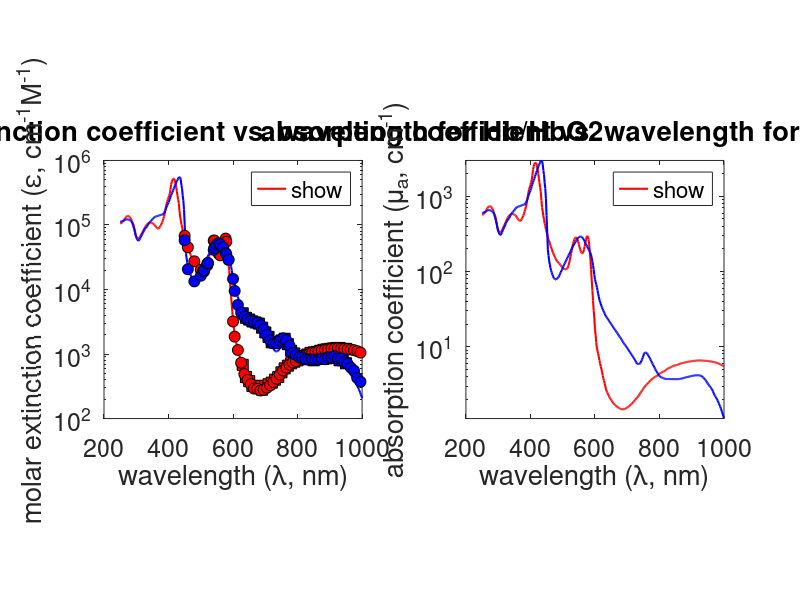
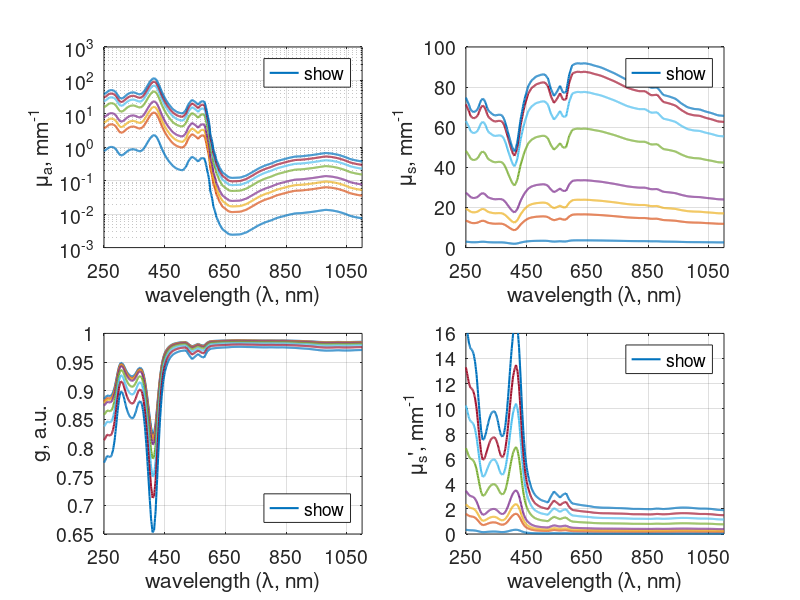
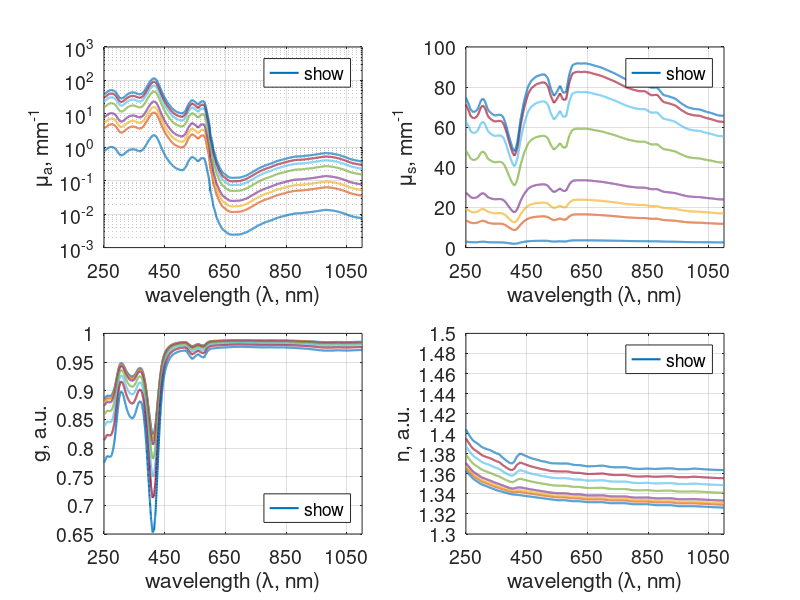
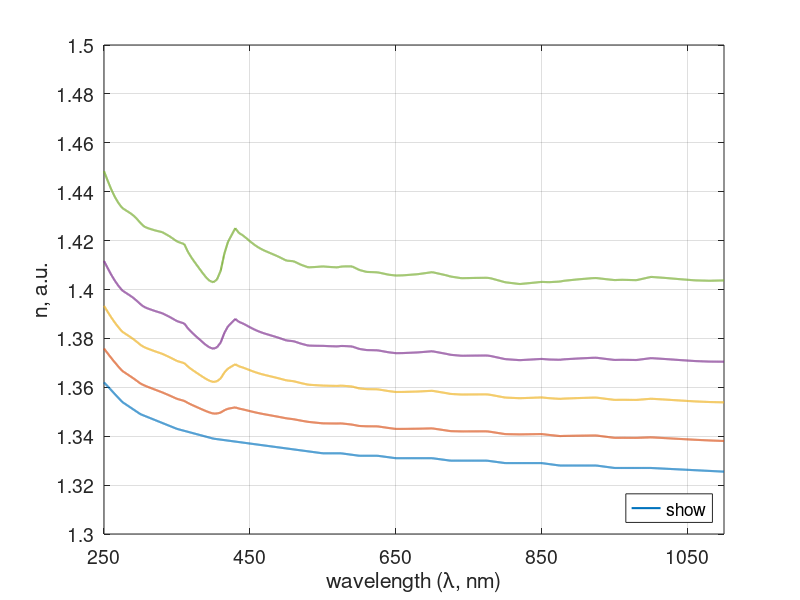

Source code (MATLAB) for these figures, in order:
function [] = Photon_36
% Repository group: 04_compression_beam_and_dpf
% Version role: primary simulation or study entry point
%
% Research note: This file is retained as a documented historical version.
% Review configuration, external data dependencies, and output paths before use.
%%
% Impact of Tumor/Signal on DPF/PPF Series Simulations
% this version: plot mua & mus vs lambda --from selected references for HB and HbO2
% https://omlc.org/spectra/hemoglobin/summary.html
% https://omlc.org/spectra/hemoglobin/
% W. B. Gratzer, Med. Res. Council Labs, Holly Hill, London
% N. Kollias, Wellman Laboratories, Harvard Medical School, Boston
%%
% Martina Meinke, Gerhard Müller, Jürgen Helfmann, and Moritz Friebel, "Empirical model functions to calculate hematocrit-dependent optical properties of human blood," Appl. Opt. 46, 1742-1753 (2007)
% Moritz Friebel and Martina Meinke, "Model function to calculate the refractive index of native hemoglobin in the wavelength range of 250-1100 nm dependent on concentration," Appl. Opt. 45, 2838-2842 (2006)
%%

clc
close all
format long



figure(1)
set_of_eps = calc_epsilon_Hb_HbO2;
eps_Moaveni = epsilon_Hb_HbO2_Moaveni;
eps_Takatani = epsilon_Hb_HbO2_Takatani;
subplot(1,2,1)
semilogy(set_of_eps(:,1),set_of_eps(:,2),'r','DisplayName','HbO2','LineWidth',1.5), hold on
semilogy(set_of_eps(:,1),set_of_eps(:,3),'b','DisplayName','Hb','LineWidth',1.5), hold on
% data - Moaveni
semilogy(eps_Moaveni(:,1),eps_Moaveni(:,2),'sr','DisplayName','HbO2/Moaveni','MarkerSize',8,'MarkerFaceColor','r','MarkerEdgeColor','k'), hold on
semilogy(eps_Moaveni(:,1),eps_Moaveni(:,3),'sb','DisplayName','Hb/Moaveni','MarkerSize',8,'MarkerFaceColor','b','MarkerEdgeColor','k'), hold on
% data - Takatani
semilogy(eps_Takatani(:,1),eps_Takatani(:,2),'or','DisplayName','HbO2/Takatani','MarkerSize',8,'MarkerFaceColor','r','MarkerEdgeColor','k'), hold on
semilogy(eps_Takatani(:,1),eps_Takatani(:,3),'ob','DisplayName','Hb/Takatani','MarkerSize',8,'MarkerFaceColor','b','MarkerEdgeColor','k'), hold on
xlabel('wavelength (\lambda, nm)'), ylabel('molar extinction coefficient (\epsilon, cm^{-1}M^{-1})'), title('molar extinction coefficient vs. wavelength for Hb/HbO2')
axis tight, axis square, set(gca,'fontsize',18), axis([200 1000 100 1000000])
legend('show','Location','northeast')
subplot(1,2,2)
semilogy(set_of_eps(:,1),set_of_eps(:,2).*2.303.*150/64500,'r','DisplayName','HbO2','LineWidth',1.5), hold on
semilogy(set_of_eps(:,1),set_of_eps(:,3).*2.303.*150/64500,'b','DisplayName','Hb','LineWidth',1.5), hold on
xlabel('wavelength (\lambda, nm)'), ylabel('absorption coefficient (\mu_a, cm^{-1})'), title('absorption coefficient vs. wavelength for Hb/HbO2')
axis tight, axis square, set(gca,'fontsize',18), axis([200 1000 0 3000])
legend('show','Location','northeast')
clearvars eps_Moaveni eps_Takatani



figure(2)
lmbd = 250:1:1100;
set_of_HCT = [0.84,4.0,5.9,8.6,17.1,25.6,33.2,42.1];
for i_HCT = 1:length(set_of_HCT)
    [mua,mus,g,musp] = calc_muas_based_HCT(set_of_HCT(i_HCT),lmbd);

    subplot(2,2,1)
    semilogy(lmbd,mua/10,'DisplayName',['HCT ',num2str(set_of_HCT(i_HCT)),'%'],'LineWidth',1.5), hold on
    xlabel('wavelength (\lambda, nm)'), ylabel('\mu_a, mm^{-1}')
    axis tight, set(gca,'fontsize',14), axis([min(lmbd) max(lmbd) 0.001 1000]),set(gca,'ytick',logspace(-3,+3,7)), set(gca,'xtick',[250 450 650 850 1050]), grid on
    legend('show','Location','northeast','NumColumns',2)

    subplot(2,2,2)
    plot(lmbd,mus/10,'DisplayName',['HCT ',num2str(set_of_HCT(i_HCT)),'%'],'LineWidth',1.5), hold on
    xlabel('wavelength (\lambda, nm)'), ylabel('\mu_s, mm^{-1}')
    axis tight, set(gca,'fontsize',14), axis([min(lmbd) max(lmbd) 0 100]),set(gca,'ytick',0:20:100), set(gca,'xtick',[250 450 650 850 1050]), grid on
    legend('show','Location','northeast','NumColumns',2)

    subplot(2,2,3)
    plot(lmbd,g,'DisplayName',['HCT ',num2str(set_of_HCT(i_HCT)),'%'],'LineWidth',1.5), hold on
    xlabel('wavelength (\lambda, nm)'), ylabel('g, a.u.')
    axis tight, set(gca,'fontsize',14), axis([min(lmbd) max(lmbd) 0.65 1]),set(gca,'ytick',0.65:0.05:1), set(gca,'xtick',[250 450 650 850 1050]), grid on
    legend('show','Location','southeast','NumColumns',2)

    subplot(2,2,4)
    plot(lmbd,musp/10,'DisplayName',['HCT ',num2str(set_of_HCT(i_HCT)),'%'],'LineWidth',1.5), hold on
    xlabel('wavelength (\lambda, nm)'), ylabel('\mu_s'', mm^{-1}')
    axis tight, set(gca,'fontsize',14), axis([min(lmbd) max(lmbd) 0 16]),set(gca,'ytick',0:2:16), set(gca,'xtick',[250 450 650 850 1050]), grid on
    legend('show','Location','northeast','NumColumns',2)

    clearvars mua mus g musp
end
clearvars i_HCT lmbd set_of_HCT



% calculate all optical properties
figure(3)
lmbd = 250:.25:1100;
set_of_HCT = [0.84,4.0,5.9,8.6,17.1,25.6,33.2,42.1];
for i_HCT = 1:length(set_of_HCT)
    [mua,mus,g,musp] = calc_muas_based_HCT(set_of_HCT(i_HCT),lmbd);

    subplot(2,2,1)
    semilogy(lmbd,mua/10,'DisplayName',['HCT ',num2str(set_of_HCT(i_HCT)),'%'],'LineWidth',1.5), hold on
    xlabel('wavelength (\lambda, nm)'), ylabel('\mu_a, mm^{-1}')
    axis tight, set(gca,'fontsize',14), axis([min(lmbd) max(lmbd) 0.001 1000]),set(gca,'ytick',logspace(-3,+3,7)), set(gca,'xtick',[250 450 650 850 1050]), grid on
    legend('show','Location','northeast','NumColumns',2)

    subplot(2,2,2)
    plot(lmbd,mus/10,'DisplayName',['HCT ',num2str(set_of_HCT(i_HCT)),'%'],'LineWidth',1.5), hold on
    xlabel('wavelength (\lambda, nm)'), ylabel('\mu_s, mm^{-1}')
    axis tight, set(gca,'fontsize',14), axis([min(lmbd) max(lmbd) 0 100]),set(gca,'ytick',0:20:100), set(gca,'xtick',[250 450 650 850 1050]), grid on
    legend('show','Location','northeast','NumColumns',2)

    subplot(2,2,3)
    plot(lmbd,g,'DisplayName',['HCT ',num2str(set_of_HCT(i_HCT)),'%'],'LineWidth',1.5), hold on
    xlabel('wavelength (\lambda, nm)'), ylabel('g, a.u.')
    axis tight, set(gca,'fontsize',14), axis([min(lmbd) max(lmbd) 0.65 1]),set(gca,'ytick',0.65:0.05:1), set(gca,'xtick',[250 450 650 850 1050]), grid on
    legend('show','Location','southeast','NumColumns',2)

    % subplot(2,2,4)
    % kapa = lmbd.*(1e-9).*mua.*(1e+2)/4/pi;
    % rfindx = nan(size(lmbd));
    % for i_lmbda = 1:length(lmbd)
    %     s = (2/pi).*(kapa./lmbd).*(1./(1-(lmbd./lmbd(i_lmbda)).^2)).*mean(diff(lmbd));
    %     s = s(~isinf(s));
    %     rfindx(i_lmbda) = 1+sum(s); clearvars s
    % end
    % plot(lmbd,rfindx,'DisplayName',['HCT ',num2str(set_of_HCT(i_HCT)),'%'],'LineWidth',1.5), hold on
    % xlabel('wavelength (\lambda, nm)'), ylabel('n from kk, a.u.')
    % axis tight, set(gca,'fontsize',14), % axis([min(lmbd) max(lmbd) 1.30 1.50]),set(gca,'ytick',1.30:0.02:1.50), set(gca,'xtick',[250 450 650 850 1050]), grid on
    % legend('show','Location','southeast','NumColumns',2)

    subplot(2,2,4)
    plot(lmbd,refractive_index_water(lmbd).*((Specific_Refractive_Increment_beta(lmbd).*set_of_HCT(i_HCT)./3)+1),'DisplayName',['HCT ',num2str(set_of_HCT(i_HCT)),'%'],'LineWidth',1.5), hold on
    xlabel('wavelength (\lambda, nm)'), ylabel('n, a.u.')
    axis tight, set(gca,'fontsize',14), axis([min(lmbd) max(lmbd) 1.30 1.50]),set(gca,'ytick',1.30:0.02:1.50), set(gca,'xtick',[250 450 650 850 1050]), grid on
    legend('show','Location','northeast','NumColumns',2)

    clearvars mua mus g musp rfindx kapa i_lmbda
end
clearvars i_HCT lmbd set_of_HCT



% calculate n (refractive index)
figure(4)
lmbd = 250:.25:1100;
set_of_Hb = [0, 4.6, 10.4, 16.5, 28.7];
for i_Hb = 1:length(set_of_Hb)
    plot(lmbd,refractive_index_water_two(lmbd).*(Specific_Refractive_Increment_beta(lmbd).*set_of_Hb(i_Hb)+1),'DisplayName',['Hb ',num2str(set_of_Hb(i_Hb)),' g/dL'],'LineWidth',1.5), hold on
    xlabel('wavelength (\lambda, nm)'), ylabel('n, a.u.')
    axis tight, set(gca,'fontsize',14), axis([min(lmbd) max(lmbd) 1.30 1.50]),set(gca,'ytick',1.30:0.02:1.50), set(gca,'xtick',[250 450 650 850 1050]), grid on
    legend('show','Location','southeast','NumColumns',2)

    clearvars mua mus g musp rfindx kapa i_lmbda
end
clearvars i_Hb lmbd set_of_Hb


% comparison
figure(5)
lmbd = 250:.25:1100;
set_of_HCT = [42.1];
set_of_eps = calc_epsilon_Hb_HbO2;
semilogy(set_of_eps(:,1),set_of_eps(:,2).*2.303.*150/64500,'r','DisplayName','Data: HbO2','LineWidth',1.5), hold on
semilogy(set_of_eps(:,1),set_of_eps(:,3).*2.303.*150/64500,'b','DisplayName','Data: Hb','LineWidth',1.5), hold on
for i_HCT = 1:length(set_of_HCT)
    [mua,~,~,~] = calc_muas_based_HCT(set_of_HCT(i_HCT),lmbd);
    semilogy(lmbd,mua,'DisplayName',['HCT ',num2str(set_of_HCT(i_HCT)),'%'],'LineWidth',1.5,'Color','g'), hold on
    clearvars mua mus g musp rfindx kapa i_lmbda
end
clearvars i_HCT lmbd set_of_HCT
xlabel('wavelength (\lambda, nm)'), ylabel('absorption coefficient (\mu_a, cm^{-1})'), title('absorption coefficient vs. wavelength for Hb/HbO2')
axis tight, axis square, set(gca,'fontsize',18), axis([200 1000 0 3000]), grid on
legend('show','Location','northeast')
clearvars eps_Moaveni eps_Takatani
end

function [out] = calc_epsilon_Hb_HbO2()
out = [...
250	106112	112736
252	105552	112736
254	107660	112736
256	109788	113824
258	112944	115040
260	116376	116296
262	120188	117564
264	124412	118876
266	128696	120208
268	133064	121544
270	136068	122880
272	137232	123096
274	138408	121952
276	137424	120808
278	135820	119840
280	131936	118872
282	127720	117628
284	122280	114820
286	116508	112008
288	108484	107140
290	104752	98364
292	98936	91636
294	88136	85820
296	79316	77100
298	70884	69444
300	65972	64440
302	63208	61300
304	61952	58828
306	62352	56908
308	62856	57620
310	63352	59156
312	65972	62248
314	69016	65344
316	72404	68312
318	75536	71208
320	78752	74508
322	82256	78284
324	85972	82060
326	89796	85592
328	93768	88516
330	97512	90856
332	100964	93192
334	103504	95532
336	104968	99792
338	106452	104476
340	107884	108472
342	109060	110996
344	110092	113524
346	109032	116052
348	107984	118752
350	106576	122092
352	105040	125436
354	103696	128776
356	101568	132120
358	97828	133632
360	94744	134940
362	92248	136044
364	89836	136972
366	88484	137900
368	87512	138856
370	88176	139968
372	91592	141084
374	95140	142196
376	98936	143312
378	103432	144424
380	109564	145232
382	116968	145232
384	125420	148668
386	135132	153908
388	148100	159544
390	167748	167780
392	189740	180004
394	212060	191540
396	231612	202124
398	248404	212712
400	266232	223296
402	284224	236188
404	308716	253368
406	354208	270548
408	422320	287356
410	466840	303956
412	500200	321344
414	524280	342596
416	521880	363848
418	515520	385680
420	480360	407560
422	431880	429880
424	376236	461200
426	326032	481840
428	283112	500840
430	246072	528600
432	214120	552160
434	165332	552160
436	132820	547040
438	119140	501560
440	102580	413280
442	92780	363240
444	81444	282724
446	76324	237224
448	67044	173320
450	62816	103292
452	58864	62640
454	53552	36170
456	49496	30698.8
458	47496	25886.4
460	44480	23388.8
462	41320	20891.2
464	39807.2	19260.8
466	37073.2	18142.4
468	34870.8	17025.6
470	33209.2	16156.4
472	31620	15310
474	30113.6	15048.4
476	28850.8	14792.8
478	27718	14657.2
480	26629.2	14550
482	25701.6	14881.2
484	25180.4	15212.4
486	24669.6	15543.6
488	24174.8	15898
490	23684.4	16684
492	23086.8	17469.6
494	22457.6	18255.6
496	21850.4	19041.2
498	21260	19891.2
500	20932.8	20862
502	20596.4	21832.8
504	20418	22803.6
506	19946	23774.4
508	19996	24745.2
510	20035.2	25773.6
512	20150.4	26936.8
514	20429.2	28100
516	21001.6	29263.2
518	22509.6	30426.4
520	24202.4	31589.6
522	26450.4	32851.2
524	29269.2	34397.6
526	32496.4	35944
528	35990	37490
530	39956.8	39036.4
532	43876	40584
534	46924	42088
536	49752	43592
538	51712	45092
540	53236	46592
542	53292	48148
544	52096	49708
546	49868	51268
548	46660	52496
550	43016	53412
552	39675.2	54080
554	36815.2	54520
556	34476.8	54540
558	33456	54164
560	32613.2	53788
562	32620	52276
564	33915.6	50572
566	36495.2	48828
568	40172	46948
570	44496	45072
572	49172	43340
574	53308	41716
576	55540	40092
578	54728	38467.6
580	50104	37020
582	43304	35676.4
584	34639.6	34332.8
586	26600.4	32851.6
588	19763.2	31075.2
590	14400.8	28324.4
592	10468.4	25470
594	7678.8	22574.8
596	5683.6	19800
598	4504.4	17058.4
600	3200	14677.2
602	2664	13622.4
604	2128	12567.6
606	1789.2	11513.2
608	1647.6	10477.6
610	1506	9443.6
612	1364.4	8591.2
614	1222.8	7762
616	1110	7344.8
618	1026	6927.2
620	942	6509.6
622	858	6193.2
624	774	5906.8
626	707.6	5620
628	658.8	5366.8
630	610	5148.8
632	561.2	4930.8
634	512.4	4730.8
636	478.8	4602.4
638	460.4	4473.6
640	442	4345.2
642	423.6	4216.8
644	405.2	4088.4
646	390.4	3965.08
648	379.2	3857.6
650	368	3750.12
652	356.8	3642.64
654	345.6	3535.16
656	335.2	3427.68
658	325.6	3320.2
660	319.6	3226.56
662	314	3140.28
664	308.4	3053.96
666	302.8	2967.68
668	298	2881.4
670	294	2795.12
672	290	2708.84
674	285.6	2627.64
676	282	2554.4
678	279.2	2481.16
680	277.6	2407.92
682	276	2334.68
684	274.4	2261.48
686	272.8	2188.24
688	274.4	2115
690	276	2051.96
692	277.6	2000.48
694	279.2	1949.04
696	282	1897.56
698	286	1846.08
700	290	1794.28
702	294	1741
704	298	1687.76
706	302.8	1634.48
708	308.4	1583.52
710	314	1540.48
712	319.6	1497.4
714	325.2	1454.36
716	332	1411.32
718	340	1368.28
720	348	1325.88
722	356	1285.16
724	364	1244.44
726	372.4	1203.68
728	381.2	1152.8
730	390	1102.2
732	398.8	1102.2
734	407.6	1102.2
736	418.8	1101.76
738	432.4	1100.48
740	446	1115.88
742	459.6	1161.64
744	473.2	1207.4
746	487.6	1266.04
748	502.8	1333.24
750	518	1405.24
752	533.2	1515.32
754	548.4	1541.76
756	562	1560.48
758	574	1560.48
760	586	1548.52
762	598	1508.44
764	610	1459.56
766	622.8	1410.52
768	636.4	1361.32
770	650	1311.88
772	663.6	1262.44
774	677.2	1213
776	689.2	1163.56
778	699.6	1114.8
780	710	1075.44
782	720.4	1036.08
784	730.8	996.72
786	740	957.36
788	748	921.8
790	756	890.8
792	764	859.8
794	772	828.8
796	786.4	802.96
798	807.2	782.36
800	816	761.72
802	828	743.84
804	836	737.08
806	844	730.28
808	856	723.52
810	864	717.08
812	872	711.84
814	880	706.6
816	887.2	701.32
818	901.6	696.08
820	916	693.76
822	930.4	693.6
824	944.8	693.48
826	956.4	693.32
828	965.2	693.2
830	974	693.04
832	982.8	692.92
834	991.6	692.76
836	1001.2	692.64
838	1011.6	692.48
840	1022	692.36
842	1032.4	692.2
844	1042.8	691.96
846	1050	691.76
848	1054	691.52
850	1058	691.32
852	1062	691.08
854	1066	690.88
856	1072.8	690.64
858	1082.4	692.44
860	1092	694.32
862	1101.6	696.2
864	1111.2	698.04
866	1118.4	699.92
868	1123.2	701.8
870	1128	705.84
872	1132.8	709.96
874	1137.6	714.08
876	1142.8	718.2
878	1148.4	722.32
880	1154	726.44
882	1159.6	729.84
884	1165.2	733.2
886	1170	736.6
888	1174	739.96
890	1178	743.6
892	1182	747.24
894	1186	750.88
896	1190	754.52
898	1194	758.16
900	1198	761.84
902	1202	765.04
904	1206	767.44
906	1209.2	769.8
908	1211.6	772.16
910	1214	774.56
912	1216.4	776.92
914	1218.8	778.4
916	1220.8	778.04
918	1222.4	777.72
920	1224	777.36
922	1225.6	777.04
924	1227.2	776.64
926	1226.8	772.36
928	1224.4	768.08
930	1222	763.84
932	1219.6	752.28
934	1217.2	737.56
936	1215.6	722.88
938	1214.8	708.16
940	1214	693.44
942	1213.2	678.72
944	1212.4	660.52
946	1210.4	641.08
948	1207.2	621.64
950	1204	602.24
952	1200.8	583.4
954	1197.6	568.92
956	1194	554.48
958	1190	540.04
960	1186	525.56
962	1182	511.12
964	1178	495.36
966	1173.2	473.32
968	1167.6	451.32
970	1162	429.32
972	1156.4	415.28
974	1150.8	402.28
976	1144	389.288
978	1136	374.944
980	1128	359.656
982	1120	344.372
984	1112	329.084
986	1102.4	313.796
988	1091.2	298.508
990	1080	283.22
992	1068.8	267.932
994	1057.6	252.648
996	1046.4	237.36
998	1035.2	222.072
1000	1024	206.784];
end
function [out] = epsilon_Hb_HbO2_Moaveni()
% J.M. Schmitt, "Optical Measurement of Blood Oxygenation by Implantable Telemetry," Technical Report G558-15, Stanford."
% M.K. Moaveni, "A Multiple Scattering Field Theory Applied to Whole Blood," Ph.D. dissertation, Dept. of Electrical Engineering, University of Washington, 1970.
out = [...
630	680	4280
640	440	3640
650	380	3420
660	320	3200
670	320	3080
680	320	2960
690	280	2560
700	320	2160
710	340	1840
720	360	1520
730	400	1500
740	440	1520
750	520	1620
760	600	1720
770	660	1420
780	720	1120
790	760	1020
800	800	920
810	860	880
820	920	840
830	980	840
840	1040	840
850	1060	800
860	1080	840
870	1120	840
880	1160	840
890	1180	860
900	1200	880
910	1220	920
920	1240	880
930	1240	800
940	1200	800
950	1200	720];
end
function [out] = epsilon_Hb_HbO2_Takatani()
% S. Takatani and M. D. Graham, "Theoretical analysis of diffuse reflectance from a two-layer tissue model," IEEE Trans. Biomed. Eng., BME-26, 656--664, (1987).
out = [...
450	68000	58000
460	45040	20600
480	27360	13360
500	20200	16360
507	19240	19240
510	19040	20000
520	23520	25080
522	25680	25680
540	57080	41120
542	57480	44000
549	49840	49840
555	36000	52160
560	33880	50160
569	45080	45080
577	61480	36800
579	54920	35440
586	28920	28920
600	3200	14600
605	1860	9496
615	1152	5776
625	732	4400
635	488	3796
645	396	3436
655	340	3244
665	292	3156
675	288	3028
685	272	2796
695	280	2424
705	300	1988
715	328	1628
725	368	1464
735	412	1464
745	480	1616
755	556	1756
765	616	1640
775	684	1340
785	736	1040
795	776	964
805	880	896
815	880	880
825	952	832
835	996	820
845	1048	820
855	1068	820
865	1116	820
875	1140	848
885	1168	832
895	1188	884
905	1208	896
915	1220	924
925	1228	860
935	1216	848
945	1212	756
955	1196	704
965	1176	616
975	1148	552
985	1108	424
995	1052	372];
end
function [mua_st,mus_st,g_st,musp_st] = Data_of_Standard_Optical_Parameters (lmbda)
% Martina Meinke, Gerhard Müller, Jürgen Helfmann, and Moritz Friebel, "Empirical model functions to calculate hematocrit-dependent optical properties of human blood," Appl. Opt. 46, 1742-1753 (2007)
db = [
250	7.52	27.9	0.877	3.43
255	7.93	27.2	0.88	3.27
260	8.6	26.6	0.883	3.1
265	9.41	25.7	0.883	3.01
270	9.82	25.4	0.882	2.99
275	9.93	25.2	0.884	2.93
280	9.74	25.3	0.889	2.8
285	9.19	25.5	0.899	2.59
290	8.24	25.9	0.912	2.28
295	7.04	26.7	0.9268	1.96
300	6	27.4	0.9389	1.68
305	5.52	27.7	0.9449	1.53
310	5.56	27.5	0.9442	1.54
315	5.95	26.9	0.9398	1.62
320	6.5	26	0.9335	1.73
325	7.13	25.4	0.928	1.83
330	7.69	25.2	0.9239	1.92
335	8.1	24.9	0.9208	1.97
340	8.38	24.7	0.9192	1.99
345	8.48	24.6	0.9191	1.99
350	8.37	24.6	0.9215	1.93
355	8.07	24.7	0.9257	1.84
360	7.69	24.7	0.9308	1.71
365	7.4	24.7	0.9345	1.61
370	7.37	24.5	0.9356	1.58
375	7.72	24	0.9323	1.62
380	8.58	23.2	0.9242	1.76
385	9.98	22.2	0.9105	1.99
390	11.86	21.1	0.892	2.29
395	14.21	20.1	0.869	2.64
400	16.86	19.1	0.845	2.96
405	19.66	18.3	0.824	3.23
410	21.8	17.9	0.81	3.39
415	22.66	18.6	0.812	3.48
420	21.54	19.8	0.831	3.35
425	18.62	21.8	0.861	3.03
430	14.93	23.8	0.893	2.55
435	11.52	25.3	0.92	2.02
440	8.95	26.8	0.9405	1.6
445	7.11	28	0.9543	1.28
450	5.79	29	0.9629	1.08
455	4.83	30	0.9685	0.946
460	4.11	30.5	0.9724	0.841
465	3.56	31	0.9756	0.757
470	3.13	31.3	0.9777	0.699
475	2.79	31.5	0.9793	0.652
480	2.52	31.8	0.9806	0.619
490	2.2	32	0.982	0.575
500	2.04	32.2	0.9831	0.545
510	1.98	32.2	0.9835	0.531
520	2.51	31.5	0.9838	0.51
530	3.97	29.5	0.9794	0.609
540	5.05	28.2	0.9755	0.691
550	4.4	29	0.9779	0.642
560	3.6	30.1	0.9804	0.59
570	4.56	28.8	0.9777	0.641
580	4.56	28.9	0.9771	0.662
590	1.9	32.1	0.9827	0.556
600	0.478	33.9	0.9854	0.496
610	0.17	34.2	0.9858	0.487
620	0.0812	34.3	0.9861	0.477
630	0.0496	34.2	0.9863	0.469
640	0.0348	34.3	0.9865	0.462
660	0.0251	34.1	0.9868	0.45
670	0.0239	33.9	0.9871	0.439
690	0.0243	33.6	0.9872	0.43
700	0.0246	33.4	0.9872	0.427
720	0.0284	32.9	0.9871	0.426
740	0.036	32.4	0.987	0.422
760	0.0461	31.8	0.9868	0.42
780	0.0558	31.2	0.9867	0.415
800	0.0641	30.8	0.9868	0.407
820	0.0762	30.5	0.9867	0.407
840	0.0853	30.5	0.9867	0.405
860	0.0953	29.7	0.9864	0.403
880	0.104	29.8	0.9861	0.413
900	0.106	28.4	0.9857	0.405
920	0.111	28.1	0.9854	0.411
940	0.117	27.7	0.9847	0.423
960	0.125	26.8	0.984	0.429
980	0.133	26.1	0.9836	0.428
1000	0.128	25.8	0.9837	0.421
1020	0.118	25.7	0.9839	0.412
1040	0.104	25.3	0.9837	0.412
1060	0.0879	25	0.9838	0.406
1080	0.0795	24.6	0.9841	0.392
1100	0.074	24.5	0.9842	0.387
];
mua_st  = interp1(db(:,1),db(:,2),lmbda,'linear','extrap'); mua_st  =  mua_st*10;
mus_st  = interp1(db(:,1),db(:,3),lmbda,'linear','extrap'); mus_st  =  mus_st*10;
g_st    = interp1(db(:,1),db(:,4),lmbda,'linear','extrap'); g_st    =       g_st;
musp_st = interp1(db(:,1),db(:,5),lmbda,'linear','extrap'); musp_st = musp_st*10;
end
function [mua,mus,g,musp] = calc_muas_based_HCT(HCT,lambda)
% Martina Meinke, Gerhard Müller, Jürgen Helfmann, and Moritz Friebel, "Empirical model functions to calculate hematocrit-dependent optical properties of human blood," Appl. Opt. 46, 1742-1753 (2007)
[mua_st,mus_st,g_st,musp_st] = Data_of_Standard_Optical_Parameters (lambda);
mua = nan(size(lambda));
mus = nan(size(lambda));
g   = nan(size(lambda));
musp= nan(size(lambda));
for i_lambda = 1:length(lambda)
    % mu_a
    if     ((250<=lambda(i_lambda)&&lambda(i_lambda)<=400)||(430<=lambda(i_lambda)&&lambda(i_lambda)<=600))&&(0.84<=HCT&&HCT<=42.1)
        mua(i_lambda) = 0.1233.*mua_st(i_lambda).*HCT;
    elseif  (600<=lambda(i_lambda)&&lambda(i_lambda)<=1100)&&(0.84<=HCT&&HCT<=42.1)
        mua(i_lambda) = 0.1206.*mua_st(i_lambda).*HCT;
    elseif  (400< lambda(i_lambda)&&lambda(i_lambda)< 430 )&&(0.84<=HCT&&HCT<=42.1)
        mua(i_lambda) = mean([0.1233 0.1206]).*mua_st(i_lambda).*HCT;
    else
        mua(i_lambda) = nan;
    end
    % mu_s
    if      (250<=lambda(i_lambda)&&lambda(i_lambda)<=1100)&&(0.84<=HCT&&HCT<=17.1)
        mus(i_lambda) = (-0.0015.*HCT.^2+0.1268.*HCT).*mus_st(i_lambda);
    elseif  (600<=lambda(i_lambda)&&lambda(i_lambda)<=1100)&&(17.1<=HCT&&HCT<=42.1)
        mus(i_lambda) = (-0.0015.*HCT.^2+0.1268.*HCT).*mus_st(i_lambda);
    elseif  (250<=lambda(i_lambda)&&lambda(i_lambda)< 600 )&&(17.1<=HCT&&HCT<=42.1)
        mus(i_lambda) = (-0.0015.*HCT.^2+0.1268.*HCT).*mus_st(i_lambda);
    else
        mus(i_lambda) = nan;
    end
    % mu_sp
    if      (250<=lambda(i_lambda)&&lambda(i_lambda)<=1100)&&(0.84<=HCT&&HCT<=17.1)
        musp(i_lambda) = 0.1167.*HCT.*musp_st(i_lambda);
    elseif  (600<=lambda(i_lambda)&&lambda(i_lambda)<=1100)&&(17.1<=HCT&&HCT<=42.1)
        musp(i_lambda) = 0.1167.*HCT.*musp_st(i_lambda);
    elseif  (250<=lambda(i_lambda)&&lambda(i_lambda)< 600 )&&(17.1<=HCT&&HCT<=42.1)
        musp(i_lambda) = 0.1167.*HCT.*musp_st(i_lambda);
    else
        musp(i_lambda) = nan;
    end
    % g
    g = (1-musp./mus);
    % if      (600<=lambda(i_lambda)&&lambda(i_lambda)<=1100)&&(0.84<=HCT&&HCT<=42.1)
    %     g(i_lambda) = (((-2.684e-6).*HCT.^2)+((-2.373e-4).*HCT)+1.003).*g_st(i_lambda);
    % elseif  (250<=lambda(i_lambda)&&lambda(i_lambda)< 600 )&&(0.84<=HCT&&HCT<=42.1)
    %     g(i_lambda) = (((-2.684e-6).*HCT.^2)+((-2.373e-4).*HCT)+1.003).*g_st(i_lambda);
    % else
    %     g(i_lambda) = nan;
    % end
end
end
function [beta_st] = Specific_Refractive_Increment_beta(lmbda)
% Moritz Friebel and Martina Meinke, "Model function to calculate the refractive index of native hemoglobin in the wavelength range of 250-1100 nm dependent on concentration," Appl. Opt. 45, 2838-2842 (2006)
db = [...
250	0.00221
255	0.002155
260	0.002105
265	0.002069
270	0.002048
275	0.002042
280	0.002044
285	0.002047
290	0.002047
295	0.002037
300	0.00202
305	0.001999
310	0.001998
320	0.002007
330	0.002021
340	0.00201
350	0.001989
355	0.001985
360	0.001983
365	0.001912
370	0.00186
375	0.001816
380	0.001774
385	0.001732
390	0.001694
395	0.001668
400	0.001664
405	0.001701
410	0.001799
415	0.001985
420	0.002117
425	0.002195
430	0.002273
435	0.002227
440	0.00221
445	0.002184
450	0.002156
455	0.002131
460	0.002109
465	0.002092
470	0.002078
475	0.002067
480	0.002056
485	0.002045
490	0.002033
495	0.002019
500	0.002005
510	0.002009
520	0.001983
530	0.001966
540	0.001981
550	0.001998
560	0.001992
570	0.001988
580	0.002004
590	0.002015
600	0.001988
610	0.001967
620	0.001964
630	0.00196
640	0.001954
660	0.001958
680	0.00197
700	0.001992
720	0.001979
740	0.001955
760	0.001958
780	0.00196
800	0.001939
820	0.00192
840	0.001935
860	0.001951
880	0.001982
900	0.001998
920	0.002011
940	0.002015
960	0.002021
980	0.002017
1000	0.002052
1020	0.002049
1040	0.002044
1060	0.00204
1080	0.002044
1100	0.002056
];
beta_st = interp1(db(:,1),db(:,2),lmbda,'linear','extrap');
end
function [n_water] = refractive_index_water(lambda_nm)
% Computes the refractive index of water as a function of wavelength in nm
% George M. Hale and Marvin R. Querry, "Optical Constants of Water in the 200-nm to 200-μm Wavelength Region," Appl. Opt. 12, 555-563 (1973)
% from https://refractiveindex.info/?book=H2O&page=Hale&shelf=main&utm_source=chatgpt.com
db = [...
    0.200	1.396
    0.225	1.373
    0.250	1.362
    0.275	1.354
    0.300	1.349
    0.325	1.346
    0.350	1.343
    0.375	1.341
    0.400	1.339
    0.425	1.338
    0.450	1.337
    0.475	1.336
    0.500	1.335
    0.525	1.334
    0.550	1.333
    0.575	1.333
    0.600	1.332
    0.625	1.332
    0.650	1.331
    0.675	1.331
    0.700	1.331
    0.725	1.330
    0.750	1.330
    0.775	1.330
    0.800	1.329
    0.825	1.329
    0.850	1.329
    0.875	1.328
    0.900	1.328
    0.925	1.328
    0.950	1.327
    0.975	1.327
    1.0	1.327
    1.2	1.324
    1.4	1.321
    1.6	1.317
    1.8	1.312
    2.0	1.306
    2.2	1.296
    2.4	1.279
    2.6	1.242
    2.65	1.219
    2.70	1.188
    2.75	1.157
    2.80	1.142
    2.85	1.149
    2.90	1.201
    2.95	1.292
    3.00	1.371
    3.05	1.426
    3.10	1.467
    3.15	1.483
    3.20	1.478
    3.25	1.467
    3.30	1.450
    3.35	1.432
    3.40	1.420
    3.45	1.410
    3.50	1.400
    3.6	1.385
    3.7	1.374
    3.8	1.364
    3.9	1.357
    4.0	1.351
    4.1	1.346
    4.2	1.342
    4.3	1.338
    4.4	1.334
    4.5	1.332
    4.6	1.330
    4.7	1.330
    4.8	1.330
    4.9	1.328
    5.0	1.325
    5.1	1.322
    5.2	1.317
    5.3	1.312
    5.4	1.305
    5.5	1.298
    5.6	1.289
    5.7	1.277
    5.8	1.262
    5.9	1.248
    6.0	1.265
    6.1	1.319
    6.2	1.363
    6.3	1.357
    6.4	1.347
    6.5	1.339
    6.6	1.334
    6.7	1.329
    6.8	1.324
    6.9	1.321
    7.0	1.317
    7.1	1.314
    7.2	1.312
    7.3	1.309
    7.4	1.307
    7.5	1.304
    7.6	1.302
    7.7	1.299
    7.8	1.297
    7.9	1.294
    8.0	1.291
    8.2	1.286
    8.4	1.281
    8.6	1.275
    8.8	1.269
    9.0	1.262
    9.2	1.255
    9.4	1.247
    9.6	1.239
    9.8	1.229
    10.0	1.218
    10.5	1.185
    11.0	1.153
    11.5	1.126
    12.0	1.111
    12.5	1.123
    13.0	1.146
    13.5	1.177
    14.0	1.210
    14.5	1.241
    15.0	1.270
    15.5	1.297
    16.0	1.325
    16.5	1.351
    17.0	1.376
    17.5	1.401
    18.0	1.423
    18.5	1.443
    19.0	1.461
    19.5	1.476
    20.0	1.480
    21.0	1.487
    22	1.500
    23	1.511
    24	1.521
    25	1.531
    26	1.539
    27	1.545
    28	1.549
    29	1.551
    30	1.551
    32	1.546
    34	1.536
    36	1.527
    38	1.522
    40	1.519
    42	1.522
    44	1.530
    46	1.541
    48	1.555
    50	1.587
    60	1.703
    70	1.821
    80	1.886
    90	1.924
    100	1.957
    110	1.966
    120	2.004
    130	2.036
    140	2.056
    150	2.069
    160	2.081
    170	2.094
    180	2.107
    190	2.119
    200	2.130
    ];
n_water = interp1(db(:,1).*1000,db(:,2),lambda_nm,'linear','extrap');
end
function [n_water] = refractive_index_water_two(lambda_nm)
% Computes the refractive index of water as a function of wavelength in nm
% George M. Hale and Marvin R. Querry, "Optical Constants of Water in the 200-nm to 200-μm Wavelength Region," Appl. Opt. 12, 555-563 (1973)
db = [...
    0.2     1.1e-7   1.396
    0.225   4.9e-8   1.373
    0.25    3.35e-8  1.362
    0.275   2.35e-8  1.354
    0.3     1.6e-8   1.349
    0.325   1.08e-8  1.346
    0.35    6.5e-9   1.343
    0.375   3.5e-9   1.341
    0.4     1.86e-9  1.339
    0.425   1.3e-9   1.338
    0.45    1.02e-9  1.337
    0.475   9.35e-10 1.336
    0.5     1.00e-9  1.335
    0.525   1.32e-9  1.334
    0.55    1.96e-9  1.333
    0.575   3.60e-9  1.333
    0.6     1.09e-8  1.332
    0.625   1.39e-8  1.332
    0.65    1.64e-8  1.331
    0.675   2.23e-8  1.331
    0.7     3.35e-8  1.331
    0.725   9.15e-8  1.33
    0.75    1.56e-7  1.33
    0.775   1.48e-7  1.33
    0.8     1.25e-7  1.329
    0.825   1.82e-7  1.329
    0.85    2.93e-7  1.329
    0.875   3.91e-7  1.328
    0.9     4.86e-7  1.328
    0.925   1.06e-6  1.328
    0.95    2.93e-6  1.327
    0.975   3.48e-6  1.327
    1       2.89e-6  1.327
    1.2     9.89e-6  1.324
    1.4     1.38e-4  1.321
    1.6     8.55e-5  1.317
    1.8     1.15e-4  1.312
    2       1.1e-3   1.306
    2.2     2.89e-4  1.296
    2.4     9.56e-4  1.279
    2.6     3.17e-3  1.242
    2.65    6.7e-3   1.219
    2.7     0.019    1.188
    2.75    0.059    1.157
    2.8     0.115    1.142
    2.85    0.185    1.149
    2.9     0.268    1.201
    2.95    0.298    1.292
    3       0.272    1.371
    3.05    0.24     1.426
    3.1     0.192    1.467
    3.15    0.135    1.483
    3.2     0.0924   1.478
    3.25    0.061    1.467
    3.3     0.0368   1.45
    3.35    0.0261   1.432
    3.4     0.0195   1.42
    3.45    0.0132   1.41
    3.5     0.0094   1.4
    3.6     0.00515  1.385
    3.7     0.0036   1.374
    3.8     0.0034   1.364
    3.9     0.0038   1.357
    4       0.0046   1.351
    4.1     0.00562  1.346
    4.2     0.00688  1.342
    4.3     0.00845  1.338
    4.4     0.0103   1.334
    4.5     0.0134   1.332
    4.6     0.0147   1.33
    4.7     0.0157   1.33
    4.8     0.015    1.33
    4.9     0.0137   1.328
    5       0.0124   1.325
    5.1     0.0111   1.322
    5.2     0.0101   1.317
    5.3     0.0098   1.312
    5.4     0.0103   1.305
    5.5     0.0116   1.298
    5.6     0.0142   1.289
    5.7     0.0203   1.277
    5.8     0.033    1.262
    5.9     0.0622   1.248
    6       0.107    1.265
    6.1     0.131    1.319
    6.2     0.088    1.363
    6.3     0.057    1.357
    6.4     0.0449   1.347
    6.5     0.0392   1.339
    6.6     0.0356   1.334
    6.7     0.0337   1.329
    6.8     0.0327   1.324
    6.9     0.0322   1.321
    7       0.032    1.317
    7.1     0.032    1.314
    7.2     0.0321   1.312
    7.3     0.0322   1.309
    7.4     0.0324   1.307
    7.5     0.0326   1.304
    7.6     0.0328   1.302
    7.7     0.0331   1.299
    7.8     0.0335   1.297
    7.9     0.0339   1.294
    8       0.0343   1.291
    8.2     0.0351   1.286
    8.4     0.0361   1.281
    8.6     0.0372   1.275
    8.8     0.0385   1.269
    9       0.0399   1.262
    9.2     0.0415   1.255
    9.4     0.0433   1.247
    9.6     0.0454   1.239
    9.8     0.0479   1.229
    10      0.0508   1.218
    10.5    0.0662   1.185
    11      0.0968   1.153
    11.5    0.142    1.126
    12      0.199    1.111
    12.5    0.259    1.123
    13      0.305    1.146
    13.5    0.343    1.177
    14      0.37     1.21
    14.5    0.388    1.241
    15      0.402    1.27
    15.5    0.414    1.297
    16      0.422    1.325
    16.5    0.428    1.351
    17      0.429    1.376
    17.5    0.429    1.401
    18      0.426    1.423
    18.5    0.421    1.443
    19      0.414    1.461
    19.5    0.404    1.476
    20      0.393    1.48
    21      0.382    1.487
    22      0.373    1.5
    23      0.367    1.511
    24      0.361    1.521
    25      0.356    1.531
    26      0.35     1.539
    27      0.344    1.545
    28      0.338    1.549
    29      0.333    1.551
    30      0.328    1.551
    32      0.324    1.546
    34      0.329    1.536
    36      0.343    1.527
    38      0.361    1.522
    40      0.385    1.519
    42      0.409    1.522
    44      0.436    1.53
    46      0.462    1.541
    48      0.488    1.555
    50      0.514    1.587
    60      0.587    1.703
    70      0.576    1.821
    80      0.547    1.886
    90      0.536    1.924
    100     0.532    1.957
    110     0.531    1.966
    120     0.526    2.004
    130     0.514    2.036
    140     0.5      2.056
    150     0.495    2.069
    160     0.496    2.081
    170     0.497    2.094
    180     0.499    2.107
    190     0.501    2.119
    200     0.504    2.13...
    ];
n_water = interp1(db(:,1).*1000,db(:,3),lambda_nm,'linear','extrap');
end
